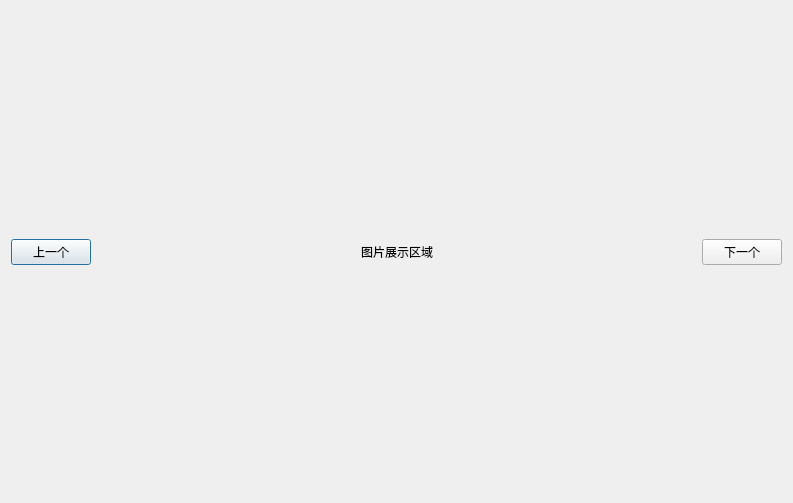
<?xml version="1.0" encoding="UTF-8"?>
<ui version="4.0">
 <class>PicShow</class>
 <widget class="QDialog" name="PicShow">
  <property name="geometry">
   <rect>
    <x>0</x>
    <y>0</y>
    <width>793</width>
    <height>503</height>
   </rect>
  </property>
  <property name="windowTitle">
   <string>Dialog</string>
  </property>
  <layout class="QVBoxLayout" name="verticalLayout_3">
   <item>
    <layout class="QGridLayout" name="gridLayout">
     <item row="0" column="2">
      <spacer name="vSpacer_Up">
       <property name="orientation">
        <enum>Qt::Vertical</enum>
       </property>
       <property name="sizeHint" stdset="0">
        <size>
         <width>20</width>
         <height>40</height>
        </size>
       </property>
      </spacer>
     </item>
     <item row="1" column="0">
      <widget class="QWidget" name="widget_Left" native="true">
       <property name="minimumSize">
        <size>
         <width>80</width>
         <height>0</height>
        </size>
       </property>
       <property name="maximumSize">
        <size>
         <width>80</width>
         <height>16777215</height>
        </size>
       </property>
       <layout class="QVBoxLayout" name="verticalLayout">
        <property name="leftMargin">
         <number>0</number>
        </property>
        <property name="topMargin">
         <number>0</number>
        </property>
        <property name="rightMargin">
         <number>0</number>
        </property>
        <property name="bottomMargin">
         <number>0</number>
        </property>
        <item>
         <widget class="PicButton" name="pbtn_PreviousPic">
          <property name="text">
           <string>上一个</string>
          </property>
         </widget>
        </item>
       </layout>
      </widget>
     </item>
     <item row="1" column="1">
      <spacer name="hSpacer_Left">
       <property name="orientation">
        <enum>Qt::Horizontal</enum>
       </property>
       <property name="sizeHint" stdset="0">
        <size>
         <width>40</width>
         <height>20</height>
        </size>
       </property>
      </spacer>
     </item>
     <item row="1" column="2">
      <widget class="QLabel" name="lb_PicShow">
       <property name="text">
        <string>图片展示区域</string>
       </property>
      </widget>
     </item>
     <item row="1" column="3">
      <spacer name="hSpacer_Right">
       <property name="orientation">
        <enum>Qt::Horizontal</enum>
       </property>
       <property name="sizeHint" stdset="0">
        <size>
         <width>40</width>
         <height>20</height>
        </size>
       </property>
      </spacer>
     </item>
     <item row="1" column="4">
      <widget class="QWidget" name="widget_Right" native="true">
       <property name="minimumSize">
        <size>
         <width>80</width>
         <height>0</height>
        </size>
       </property>
       <property name="maximumSize">
        <size>
         <width>80</width>
         <height>16777215</height>
        </size>
       </property>
       <layout class="QVBoxLayout" name="verticalLayout_2">
        <property name="leftMargin">
         <number>0</number>
        </property>
        <property name="topMargin">
         <number>0</number>
        </property>
        <property name="rightMargin">
         <number>0</number>
        </property>
        <property name="bottomMargin">
         <number>0</number>
        </property>
        <item>
         <widget class="PicButton" name="pbtn_NextPic">
          <property name="text">
           <string>下一个</string>
          </property>
         </widget>
        </item>
       </layout>
      </widget>
     </item>
     <item row="2" column="2">
      <spacer name="vSpacer_Down">
       <property name="orientation">
        <enum>Qt::Vertical</enum>
       </property>
       <property name="sizeHint" stdset="0">
        <size>
         <width>20</width>
         <height>40</height>
        </size>
       </property>
      </spacer>
     </item>
    </layout>
   </item>
  </layout>
 </widget>
 <customwidgets>
  <customwidget>
   <class>PicButton</class>
   <extends>QPushButton</extends>
   <header location="global">picbutton.h</header>
  </customwidget>
 </customwidgets>
 <resources/>
 <connections/>
</ui>
